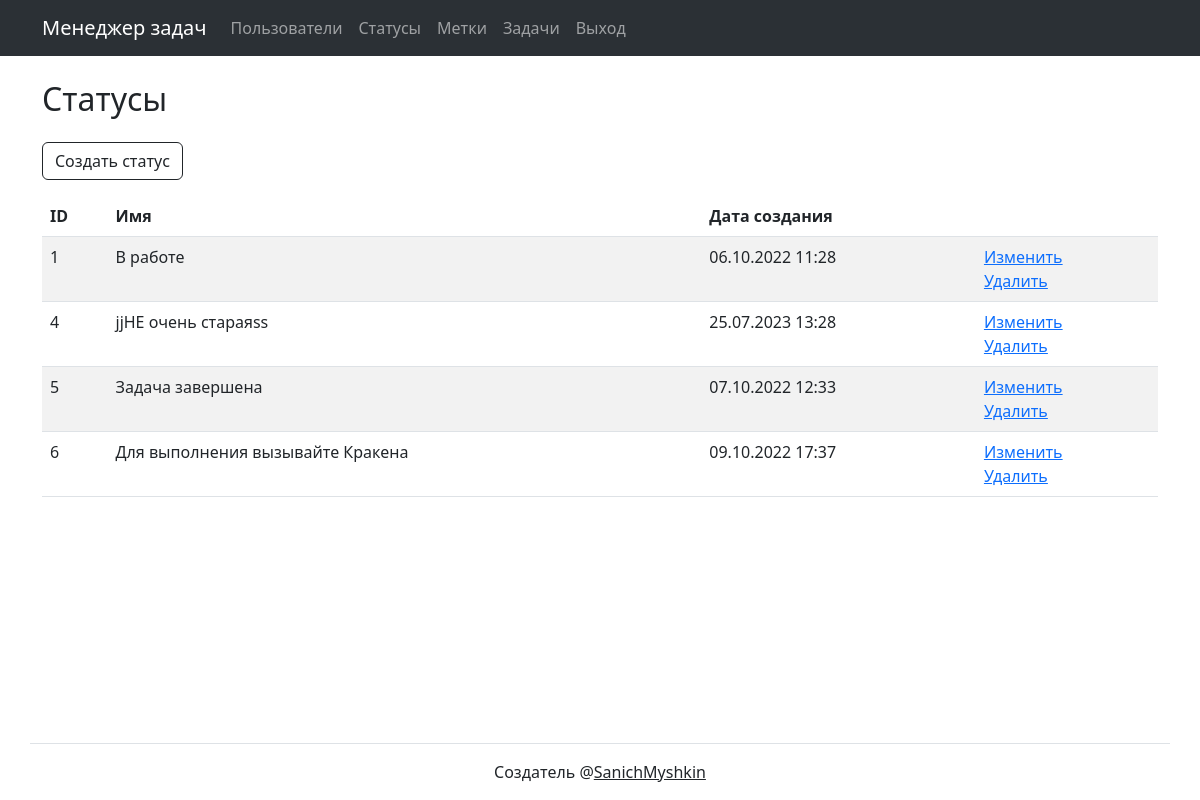
Page /statuses/ (signed in) on the committed database.
### task_manager/statuses/models.py (models this page shows, shortened)
class Status(models.Model):
    time_create = models.DateTimeField(auto_now_add=True)
    name = models.CharField(max_length=200, unique=True)

### task_manager/statuses/views.py (the view, shortened to what this page needs)
# urls.py: path('', StatusView.as_view(), name='statuses'),
class StatusView(LoginRequiredMixin, ListView):
    model = Status
    context_object_name = 'statuses'
    template_name = 'statuses/index.html'
    login_url = 'user_login'
    extra_context = {
        'header': TransMessagesTemplates.status,
        'button': TransMessagesTemplates.create_status
    }

### task_manager/templates/statuses/index.html (shortened to what this page needs)
{% extends "base.html"%}
{% load i18n %}
{% block content %}
<div class="container wrapper flex-grow-1">
    <h2 class="my-4 text-dark text-left mx-0">
        {{header}}
    </h2>
    <a href="{% url 'status_create' %}" class="btn btn-outline-dark mb-3" role="button">{{button}}</a>
    <table class="table table-striped">
        <thead>
        <tr>
            <th>ID</th>
            <th>{% trans 'name' %}</th>
            <th>{% trans 'date of create'%}</th>
            <th></th>
        </tr>
        </thead>
        {% for status in statuses %}
        <tr>
            <td>{{ status.id }}</td>
            <td>{{ status.name}}</td>
            <td>{{ status.time_create|date:"d.m.Y H:i" }}</td>
            <td>
                <a href="{% url 'status_update' status.id %}">{% trans 'update button'%}</a>
                <br>
                <a href="{% url 'status_delete' status.id %}">{% trans 'delete button'%}</a>
            </td>
        </tr>
        {% endfor %}
    </table>
</div>
{% endblock %}

### rows in the picture
Status: id "1", name "В работе", time_create "06.10.2022 11:28"
Status: id "4", name "jjНЕ очень стараяss", time_create "25.07.2023 13:28"
Status: id "5", name "Задача завершена", time_create "07.10.2022 12:33"
Status: id "6", name "Для выполнения вызывайте Кракена", time_create "09.10.2022 17:37"

### other values in the picture
{{ header }} "Статусы"
{{ button }} "Создать статус"
